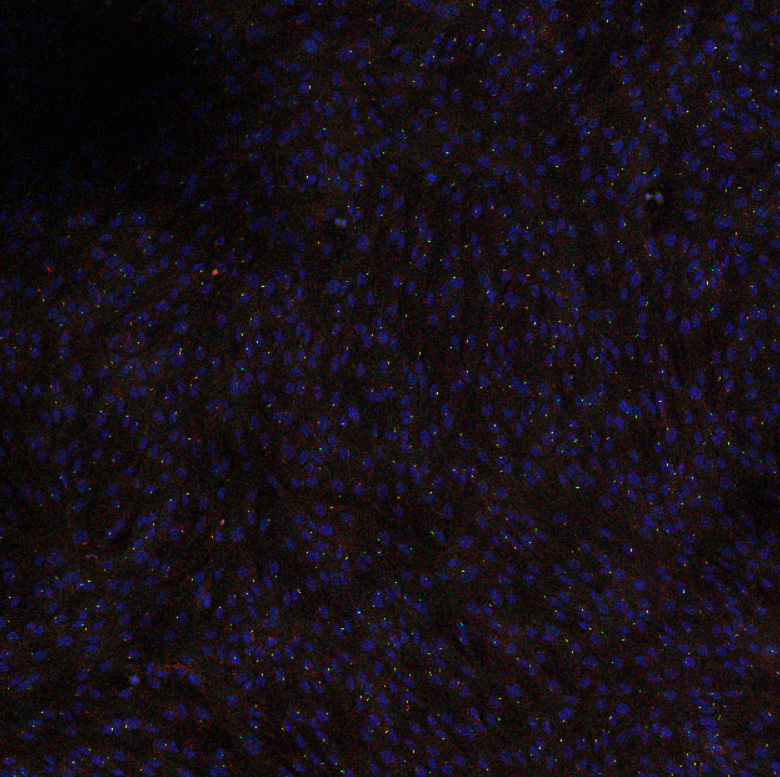
#> input picture dataset1.jpg, 780 x 777 px
$ python entry.py dataset1.jpg
#> lines starting #> are read from the running program, lines starting #| are printed output that depends on the picture; after the words box and inside, x2 and y2 are one past the last pixel; in counts of white or black regions, pixels touching at a corner belong together
import sys
import numpy as np
import cv2 as cv
import math as maths

URL = str(sys.argv[1])
print(URL)

def G_Contrast_Param(G_CParam):
    print( "G_contrast: %d" %(G_CParam))

def G_Binary_Param(G_BiParam):
    print("G_threshold: %d" %G_BiParam)

def B_Contrast_Param(B_CParam):
    print( "B_contrast: %d" %(B_CParam))

def B_Binary_Param(B_BiParam):
    print("B_threshold: %d" %(B_BiParam))

def G_lightness_Param(G_LtParam):
    print("G_lightness: %d" %(G_LtParam-200))

def B_lightness_Param(B_LtParam):
    print("B_lightness: %d" %(B_LtParam-200))

def UI_Deploy():
    cv.namedWindow("Source Image",cv.WINDOW_AUTOSIZE)
    cv.namedWindow("Channel_Green_ROI", cv.WINDOW_AUTOSIZE)
    cv.namedWindow("Channel_Blue_ROI", cv.WINDOW_AUTOSIZE)

    cv.createTrackbar("G_Lightness","Channel_Green_ROI",50,400,G_lightness_Param)
    cv.createTrackbar("G_contrast","Channel_Green_ROI",50,100,G_Contrast_Param)
    cv.createTrackbar("G_Threshold","Channel_Green_ROI",200,300,G_Binary_Param)
    #the callback function designated at will take the value of the slider as the pass-on param
    cv.createTrackbar("B_Lightness", "Channel_Blue_ROI",170,400,B_lightness_Param)
    cv.createTrackbar("B_contrast","Channel_Blue_ROI",50,100,B_Contrast_Param)
    cv.createTrackbar("B_Threshold","Channel_Blue_ROI",200,300,B_Binary_Param)
    #lightness adjustment: use margin quantity to simulate darken


def img_adjustment(x):
#> called with x = 'dataset1.jpg'
    UI_Deploy()
    src = cv.imread(str(x)) #need to have the format subflix
#> src is the input picture: shape (777, 780, 3); mean B, G, R 23.3, 15.3, 22.6
    cv.imshow("Source Image",src) #gennerated window title with image selected
    h,w,c = src.shape
#> h = 777; w = 780; c = 3
    H_roi_Prct_low =0.1
    H_roi_Prct_up =0.9
    W_roi_Prct_low =0.1
    W_roi_Prct_up =0.9
    h1 = maths.floor(H_roi_Prct_up*h)
#> h1 = 699
    h0 = maths.floor(H_roi_Prct_low*h)
#> h0 = 77
    w1 = maths.floor(W_roi_Prct_up*w)
#> w1 = 702
    w0 = maths.floor(W_roi_Prct_low*w)
#> w0 = 78
    ROI = np.zeros((h1-h0,w1-w0,3)) #so we define 3-channel ROI here
    B_base = np.zeros_like(ROI[:,:,1])
    G_base = np.zeros_like(ROI[:,:,1])

    while True:
        ROI = src[h0:h1,w0:w1,:]
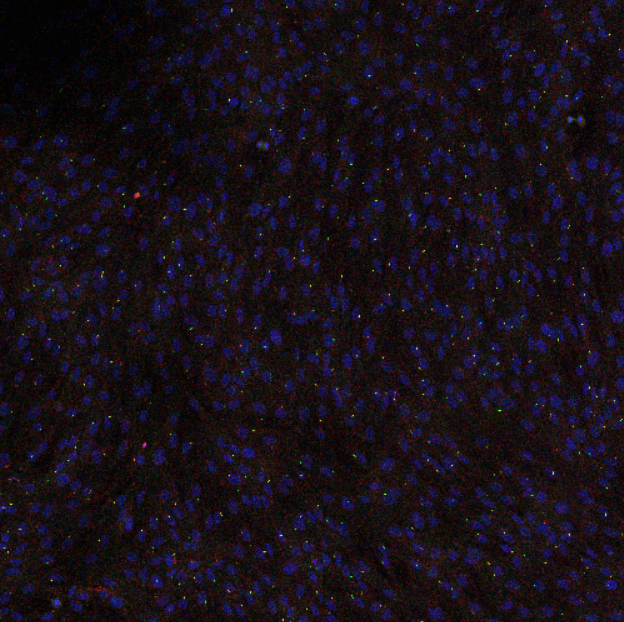
#> ROI: shape (622, 624, 3); mean B, G, R 24.1, 15.8, 23.5
        print("ROI_shape is",np.shape(ROI))
#| ROI_shape is (622, 624, 3)
        G_ROI = ROI[:,:,1]
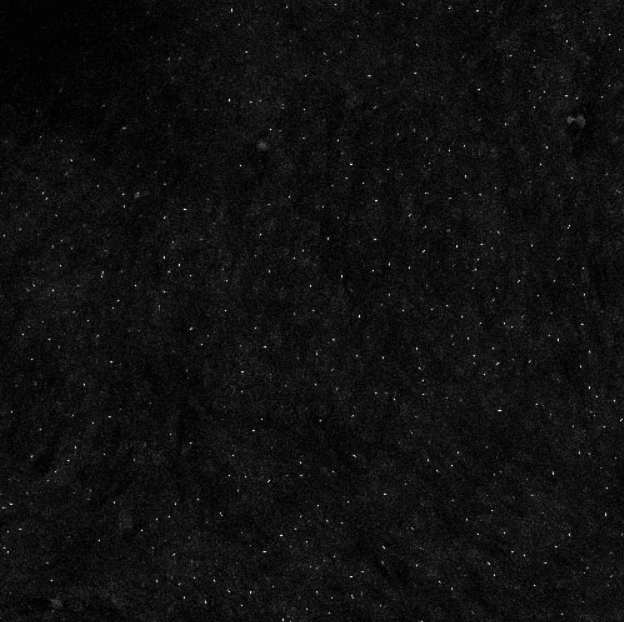
#> G_ROI: shape (622, 624); min 0, max 251, mean 15.8
        B_ROI = ROI[:,:,0]
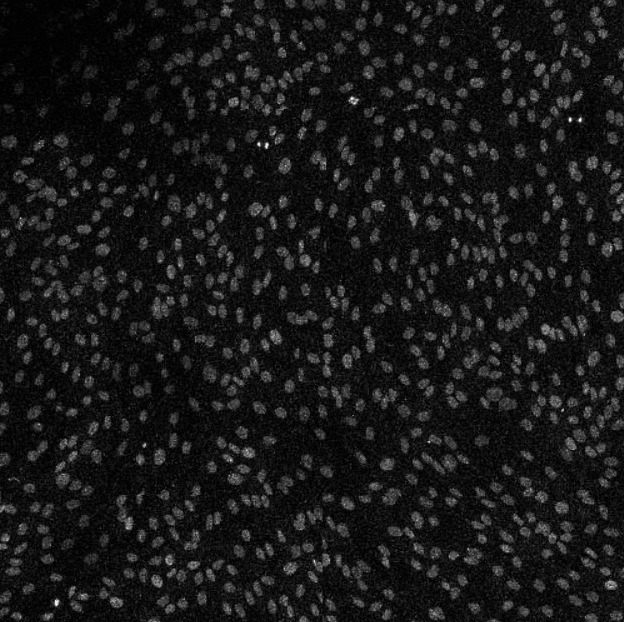
#> B_ROI: shape (622, 624); min 0, max 255, mean 24.1
        Bpos_lightns = cv.getTrackbarPos("B_Lightness","Channel_Blue_ROI") #define gamma
        Bpos_contrast = cv.getTrackbarPos("B_contrast","Channel_Blue_ROI")/100
        Bpos_thersh = cv.getTrackbarPos("B_Threshold","Channel_Blue_ROI")

        Gpos_lightns = cv.getTrackbarPos("G_Lightness","Channel_Green_ROI") #define gamma
        Gpos_contrast = cv.getTrackbarPos("G_contrast","Channel_Green_ROI")/100
        Gpos_thersh = cv.getTrackbarPos("G_Threshold","Channel_Green_ROI")

        #print(Bpos_contrast)
        """print to check shapes to see if operation is applicable"""
        # [4 lines of commented-out code are left out]
        B_imgajst = cv.addWeighted(B_ROI, Bpos_contrast, B_base, 0.5, Bpos_lightns, dtype = cv.CV_8UC1) #datatype normalisation
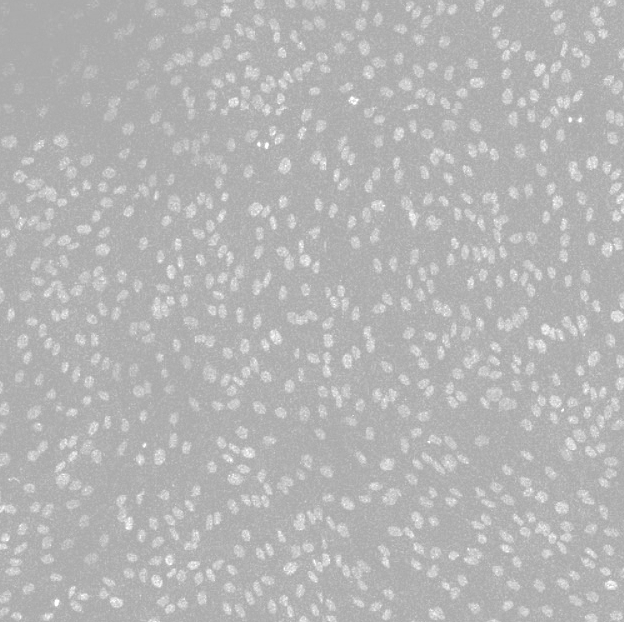
#> B_imgajst: shape (622, 624); min 170, max 255, mean 182
        G_imgajst = cv.addWeighted(G_ROI, Gpos_contrast, G_base, 0.5, Gpos_lightns, dtype = cv.CV_8UC1)
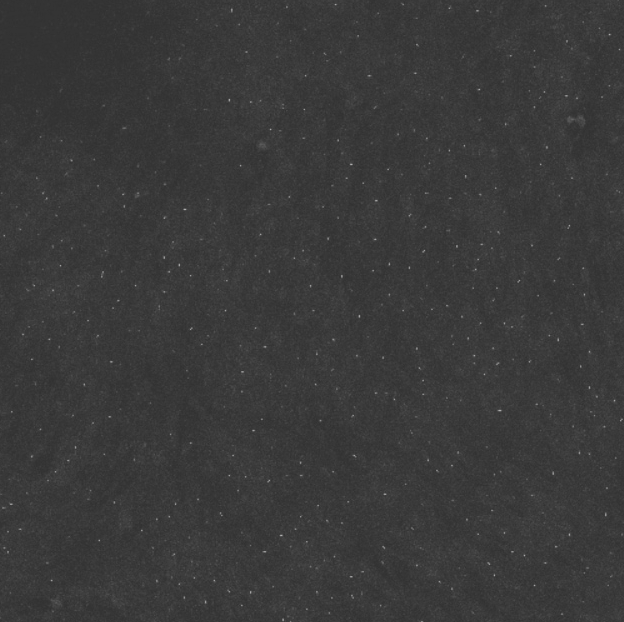
#> G_imgajst: shape (622, 624); min 50, max 176, mean 57.9
        '''supported datatype in opencv to represent an image includes integar[0,255] and float[0,1],
        having different value domains hence would cause image arithmetic problems'''
        #print(B_imgajst)
        ret1, B_BiThresh = cv.threshold(B_imgajst,Bpos_thersh,255,cv.THRESH_BINARY)
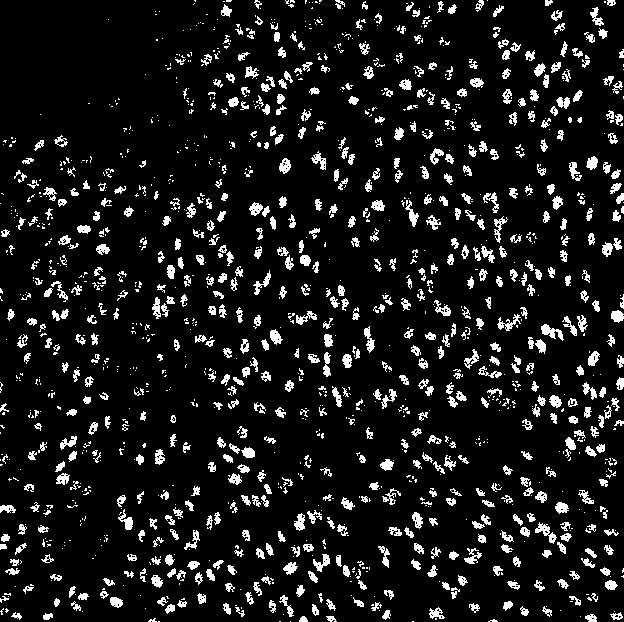
#> B_BiThresh: shape (622, 624); 10% white; 1470 white regions (818 under 20 px)
#> ret1 = 200
        ret2, G_BiThresh = cv.threshold(G_imgajst,Gpos_thersh,255,cv.THRESH_BINARY)
#> G_BiThresh: shape (622, 624); every value is 0
#> ret2 = 200

        #print(B_BiThresh)
        #B_BiThresh_n = np.clip(B_BiThresh, 0, 255)
        B_contours, B_hierarchy = cv.findContours(B_BiThresh,cv.RETR_EXTERNAL,cv.CHAIN_APPROX_NONE)
#> B_contours = 1470 contours, 936 with area under 20; largest, box (x1, y1, x2, y2) and area: (535, 522, 557, 544) 142, (541, 324, 564, 341) 140, (279, 158, 291, 174) 112, (313, 554, 330, 572) 111, (294, 513, 305, 531) 108; B_hierarchy = 1470 rows, first 6: [1, -1, -1, -1], [2, 0, -1, -1], [3, 1, -1, -1], [4, 2, -1, -1], [5, 3, -1, -1], [6, 4, -1, -1]
        imgB_info = "detected BCell = " + str(len(B_contours))
#> imgB_info = 'detected BCell = 1470'

        G_contours, G_hierarchy = cv.findContours(G_BiThresh,cv.RETR_EXTERNAL,cv.CHAIN_APPROX_NONE)
#> G_contours = []; G_hierarchy = None
        imgG_info = "detected GCell = " + str(len(G_contours))
#> imgG_info = 'detected GCell = 0'

        #cv.rectangle(B_BiThresh,(10,15),(300,50),(255,255,255),thickness=2)
        BlblPts = np.array([[10,15],[10,50],[280,50],[280,15]],dtype=np.int32)
        cv.fillPoly(B_BiThresh,[BlblPts],(0,0,0),8,0)
        cv.polylines(B_BiThresh,[BlblPts],True,(255,255,255),thickness=2)
        cv.putText(B_BiThresh,imgB_info,(20,40),cv.FONT_HERSHEY_TRIPLEX,0.65,(255,255,255))
#> B_BiThresh: shape (622, 624); 10.6% white; 1452 white regions (788 under 20 px), largest, box (x1, y1, x2, y2) and area: (9, 4, 286, 61) 1991, (541, 324, 564, 341) 176, (535, 522, 557, 544) 171

        GlblPts = np.array([[10,15],[10,50],[280,50],[280,15]],dtype=np.int32)
        cv.fillPoly(G_BiThresh,[GlblPts],(0,0,0),8,0)
        cv.polylines(G_BiThresh,[GlblPts],True,(255,255,255),thickness=2)
        cv.putText(G_BiThresh,imgG_info,(20,40),cv.FONT_HERSHEY_TRIPLEX,0.65,(255,255,255))
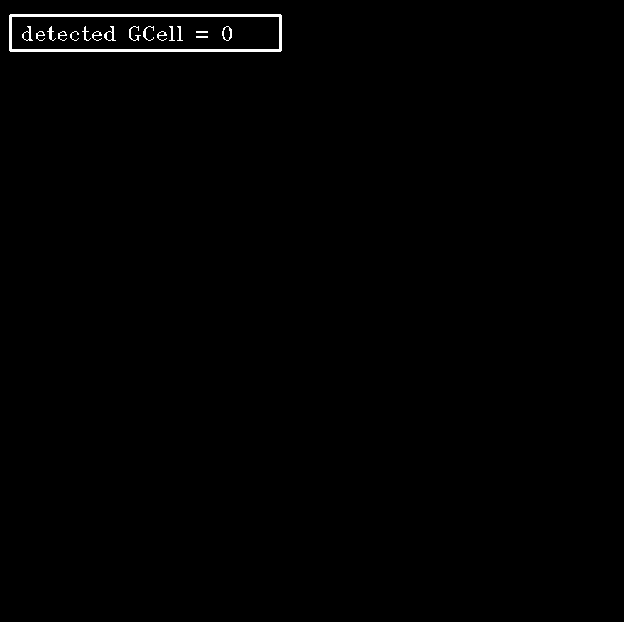
#> G_BiThresh: shape (622, 624); 0.64% white; 17 white regions, largest, box (x1, y1, x2, y2) and area: (9, 14, 282, 52) 1826, (104, 26, 116, 41) 63, (222, 26, 232, 41) 57

        cv.imshow("Channel_Green_ROI",G_BiThresh) #gennerated window title with image selected
        cv.imshow("Channel_Blue_ROI",B_BiThresh)

        #establish termination underneath
        c = cv.waitKey(1)
#> (key Esc is pressed here)
        if c==27:
            print("termination detected")
            #print(Bpos_ctrst)
            cv.destroyAllWindows()
            break


if __name__ == "__main__":
    img_adjustment(URL)

$ run again, on ideal_case.png
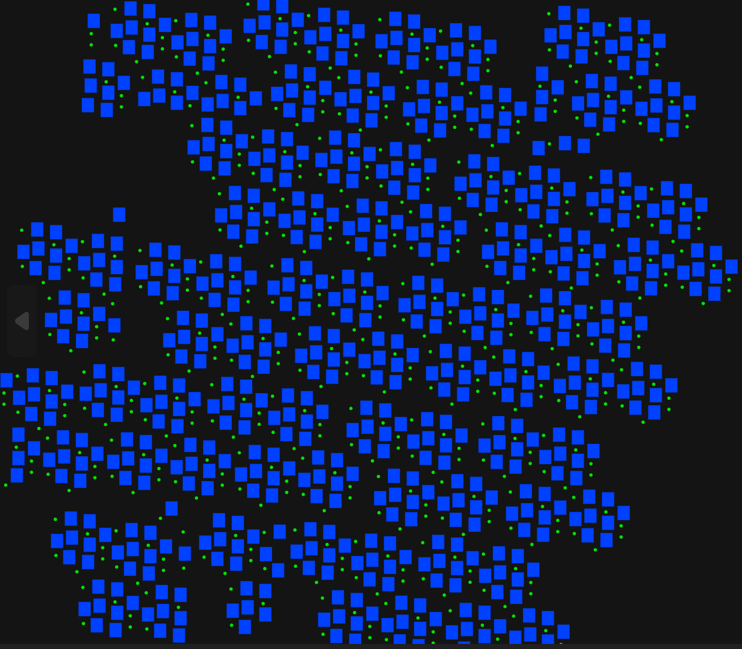
#> input picture ideal_case.png, 742 x 649 px
#> in img_adjustment, src is the input picture: shape (649, 742, 3); mean B, G, R 76.8, 32.8, 15.1
#| ROI_shape is (520, 593, 3)
#> in img_adjustment, `ret1, B_BiThresh = cv.threshold(B_imgajst,Bpos_thersh,255,cv.THRESH_BI..`:
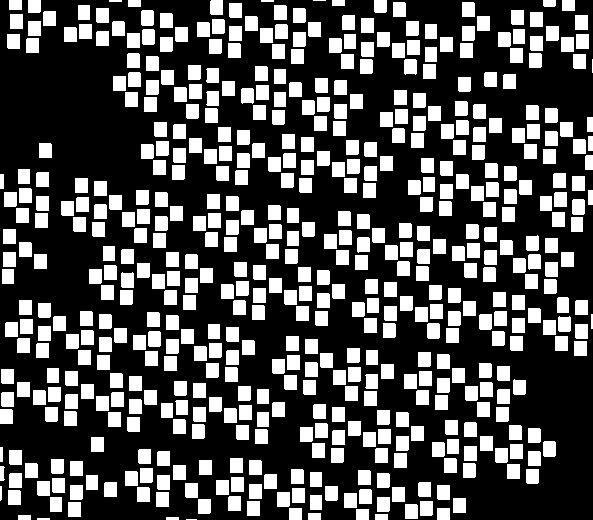
#> B_BiThresh: shape (520, 593); 32.3% white; 532 white regions (3 under 20 px)
#> ret1 = 200
#> B_contours = 532 contours, 8 with area under 20; largest, box (x1, y1, x2, y2) and area: (479, 314, 492, 330) 178, (543, 441, 556, 457) 178, (148, 331, 161, 347) 178, (427, 323, 440, 339) 178, (572, 199, 585, 215) 178; B_hierarchy = 532 rows, first 6: [1, -1, -1, -1], [2, 0, -1, -1], [3, 1, -1, -1], [4, 2, -1, -1], [5, 3, -1, -1], [6, 4, -1, -1]
#> imgB_info = 'detected BCell = 532'
#> G_contours = []; G_hierarchy = None
#> imgG_info = 'detected GCell = 0'
#> in img_adjustment, `cv.putText(G_BiThresh,imgG_info,(20,40),cv.FONT_HERSHEY_TRIPLEX,0.65,(..`:
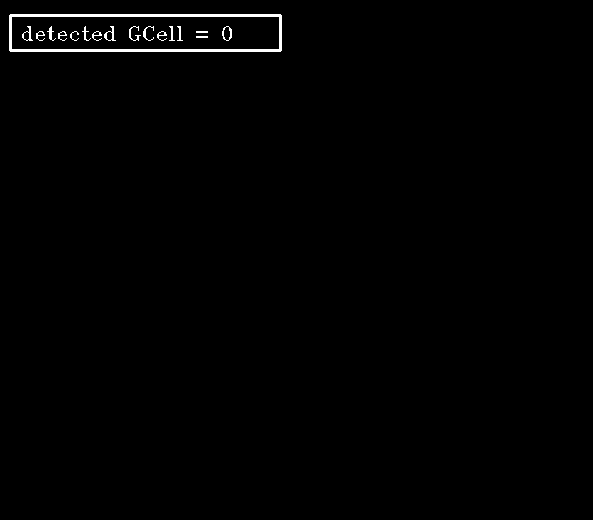
#> G_BiThresh: shape (520, 593); 0.81% white; 17 white regions, largest, box (x1, y1, x2, y2) and area: (9, 14, 282, 52) 1826, (104, 26, 116, 41) 63, (222, 26, 232, 41) 57
